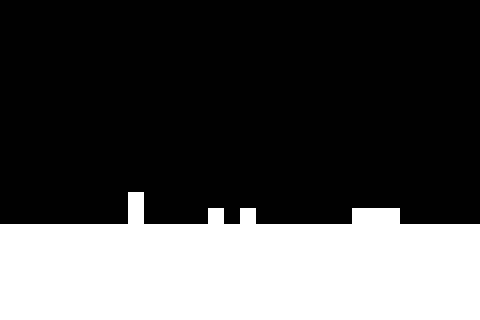

Tiled map render using the project's own tile images. Description and the map definition, with tile-layer contents summarised, below:
An orthogonal 30x20 tile map with 16x16 px tiles, 2 tile layers (Floor, Danger).

<map version="1.0" orientation="orthogonal" renderorder="right-down" width="30" height="20" tilewidth="16" tileheight="16">
 <tileset firstgid="1" name="FloorTiles" tilewidth="16" tileheight="16">
  <image source="../../images/tiles/FloorTiles.png" width="32" height="16" />
 </tileset>
 <layer name="Floor" width="30" height="20">
  <properties>
   <property name="tileset" value="FloorTiles" />
  </properties>
  <data>[600 cells, 180 non-empty, 1 distinct tile ids]</data>
 </layer>
 <layer name="Danger" width="30" height="20">
  <properties>
   <property name="tileset" value="FloorTiles" />
  </properties>
  <data>[600 cells, 7 non-empty, 1 distinct tile ids]</data>
 </layer>
</map>
